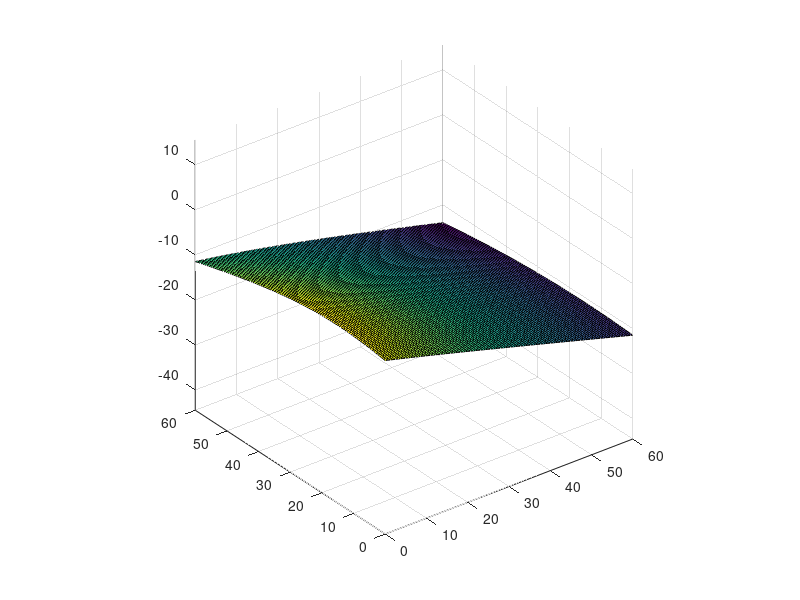

Recreate this plot in MATLAB. (Note: this script raises an error after producing the figure.)
close all;
clear all;
clc; 

%clear out png folder, 
png='pngfolder2';
%rmdir(png); 
mkdir(png); 

mesh='meshfolder2';
mkdir(mesh); 

%2D solver

epsilon2=0.01; 

N=100;
M=N; 

h0=zeros(N,M);
h1=zeros(N,M); 
hnew=zeros(N,M); 

g=2;
xmax=60; 
ymax=xmax; 

%dt=0.005; %0.01
dt=0.05; 
%dt=0.0025; 

x=linspace(0,xmax,N);
y=linspace(0,ymax,M);
dx=x(1,2)-x(1,1); 
dy=y(1,2)-y(1,1); 

b0=1.5; 

%initialize uniform depth 
%b=ones(N,M)*b0; 

%use cone pattern to create "shoreline"

b=zeros(N,M); 

z0=3;  %cone height 
alpha=(75/180)*pi;  %cone angle 

%use offsets so cone top is not in the corner 
offsetx=15;
offsety=-30; 

for n=1:1:N
    for m=1:1:M
        b(n,m)=z0-cot(alpha)*((x(1,n)-offsetx)^2+(y(1,m)-offsety)^2)^0.5; 
    end
end

%plot shore for reference
figure;
surf(x,y,b);
axis equal; 

%create mesh for background we can use in rendering 
createObj([mesh,'/back_mesh.obj'],x,y,b+epsilon2);
%need epsilon2 so "sand" is on top of water immediately below it

return; 

%create sine pattern for depth 
%b=b0/2*cos(4*pi/(xmax)*x)+b0/2;
%b=b'; 

sig=xmax/20; 
angle=0/180*pi; %angle incident to shore line

wh=-10; %adjust height of water along the shoreline 

%very important! causes strange artifacts if
%too big compared to timestep, greatly effects way fluid looks on the 
%surface! 
epsilon=0.00001;

%initialize fluid in only right "hump"
for n=1:1:N
    for m=1:1:M
    
        %this creates gaussian wave initial condition 
        %d2=(x(1,n)-x(1,N/2))^2+(y(1,m)-y(1,3*N/4))^2; 
        %need to make sure the waves are not too shallow!
        %this can cause weird numerical problems 
        %h0(n,m)=wh+2.0*exp(-d2/sig^2);
        
        %we want to create a single "gaussian type wave" to be incident on
        %the beach 
        d2=(y(1,m)-y(1,3*N/4)-(x(1,n)-x(1,1))*tan(angle))^2; 
        h0(n,m)=wh+8.0*exp(-d2/sig^2);
        
        %h0(n,m)=wh; 
        
        %we want initial conditions for shore to be appropriate
        if(h0(n,m)<b(n,m))
            h0(n,m)=b(n,m)-epsilon; 
        end
        h1(n,m)=h0(n,m);
    
    end
end



figure;
surf(x,y,h0);
title('h0');

%figure;
%plot(x,h1);
%title('h1');

stepdiv=3; 
steps=700;  %*10

%specify several sin drivers in height field to make pretty drop effects,
%we can think about more elaborate things with this 

Ns=2; 
amps=zeros(1,Ns);
freqs=zeros(1,Ns); 
offset=zeros(1,Ns); 

c=1; 
amps(1,c)=3;
freqs(1,c)=2*pi/(10); %driving frequency 
offset(1,c)=wh; 
c=c+1;


%implement alternating direction method 

%calculate initial volume for reference 
[h,V0]=conserveVolume3D(h1,h0,b); 

t=0; 
imagecount=0; 

for n=1:1:steps
   
    %compute depth
    
    t=t+dt; 
    
    
    %go through and insert height driving term 
    for ns=1:1:0
        %use gaussian falloff for range of perturbation to make look
        %prettier 
        %limit range we apply perturbation t0 +/- rag with gaussian weight
        for nx=1:1:N
            h1(nx,M)=amps(1,ns)*sin(t*freqs(1,ns))+offset(1,ns); 
        end
        %disp(h1(pos(1,ns),pos(2,ns))); 
    end 
    
    
    
    %do calculations along all rows
    for nx=1:1:N
        hnew(:,nx)=computeHnewX(b(:,nx),h0(:,nx),h1(:,nx),dx,N,g,dt);
        h0(:,nx)=h1(:,nx);
        h1(:,nx)=hnew(:,nx); 
        
        %do volume conserving and correction steps every sub-iteration
        %instead of at the end of all iterations
        %[h,V]=conserveVolume3D(h1,h0,b); 
        
        %{
        for ny=1:1:M
            if(h1(ny,nx)<b(ny,nx))
                h1(ny,nx)=b(ny,nx)-epsilon; 
                h0(ny,nx)=b(ny,nx)-epsilon; 
            end 
        end
        %}
        
    end
    
    
    %do calculations along all columns 
    for ny=1:1:M
        hnew(ny,:)=computeHnewX(b(ny,:)',h0(ny,:)',h1(ny,:)',dy,M,g,dt)';
        h0(ny,:)=h1(ny,:);
        h1(ny,:)=hnew(ny,:); 
        
        %do volume conserving and correction steps every sub-iteration
        %instead of at the end of all iterations
        %[h,V]=conserveVolume3D(h1,h0,b); 
        
        %{
        for nx=1:1:N
            if(h1(ny,nx)<b(ny,nx))
                h1(ny,nx)=b(ny,nx)-epsilon; 
                h0(ny,nx)=b(ny,nx)-epsilon; 
            end 
        end
        %}
        
    end
    
    %lets do some spatial filtering to remove sharp features which 
    %do not look good/ small pockets of water
    
    %can't filter here, causes simulation to explode 
    
    %disp('step'); 
    %disp(n);
    [h1,V]=conserveVolume3D(h1,h0,b);
    
    %%check condition 
    for ny=1:1:M
        for nx=1:1:N
            if(h1(nx,ny)<b(nx,ny))
                h1(nx,ny)=b(nx,ny)-epsilon; 
                h0(nx,ny)=b(nx,ny)-epsilon; 
            end 
        end
    end
    
    
    %hview=(h1-2)*100;  %put in reasonable scale for viewing as mesh, 
                      %we exaggerate features 
    
    %if(n==57 || n==68 || n==69)
    if(mod(n-1,stepdiv)==0)
        
        %hview=myfilter(h1); %create filtered version for mesh and display
        hview=h1; 
        
        imagecount=imagecount+1; 
        
        f = figure('visible','off'); 
        %figure; 
        hold on; 
        
        
        surf(x,y,b+epsilon2); 
        colormap([1,1,0]);
        freezeColors; 
        surf(x,y,hview);
        colormap([0,0,1]); 
        freezeColors;
        axis equal; 
        view(40,35); 
        %grid off;
        
  
        %area(x,h1,'FaceColor','b');  %plot water
        %plot(y,reshape(b(1,:),[1,M]),'Color','k'); %plot ground
        %plot(y,reshape(h1(1,:),[1,M])); 
        
        v=0.2; 
        %zlim([-2,2]); 
        pause(0.02); 
        
        
        %createObj([mesh,'/water_mesh',sprintf('%d',imagecount),'.obj'],x,y,hview); 
        %print([png,'/image',sprintf('%d',imagecount)],'-dpng'); 
        fprintf('%d of %d complete \n',imagecount,floor(steps/stepdiv));
        fprintf('volume %f initial %f \n',V,V0);
    end
    
end








